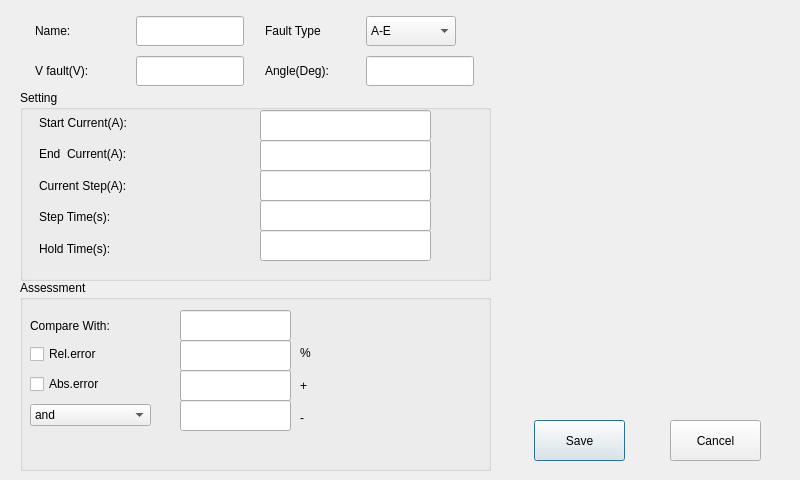
<?xml version="1.0" encoding="UTF-8"?>
<ui version="4.0">
 <class>CurPickup</class>
 <widget class="QDialog" name="CurPickup">
  <property name="geometry">
   <rect>
    <x>0</x>
    <y>0</y>
    <width>800</width>
    <height>480</height>
   </rect>
  </property>
  <property name="sizePolicy">
   <sizepolicy hsizetype="Fixed" vsizetype="Fixed">
    <horstretch>0</horstretch>
    <verstretch>0</verstretch>
   </sizepolicy>
  </property>
  <property name="minimumSize">
   <size>
    <width>80</width>
    <height>30</height>
   </size>
  </property>
  <property name="windowTitle">
   <string>Dialog</string>
  </property>
  <widget class="QPushButton" name="pushButton">
   <property name="geometry">
    <rect>
     <x>534</x>
     <y>420</y>
     <width>91</width>
     <height>41</height>
    </rect>
   </property>
   <property name="text">
    <string>Save</string>
   </property>
  </widget>
  <widget class="QPushButton" name="pushButton_2">
   <property name="geometry">
    <rect>
     <x>670</x>
     <y>420</y>
     <width>91</width>
     <height>41</height>
    </rect>
   </property>
   <property name="text">
    <string>Cancel</string>
   </property>
  </widget>
  <widget class="QGroupBox" name="groupBox">
   <property name="geometry">
    <rect>
     <x>20</x>
     <y>90</y>
     <width>471</width>
     <height>191</height>
    </rect>
   </property>
   <property name="title">
    <string>Setting</string>
   </property>
   <widget class="QLineEdit" name="lineEdit_2">
    <property name="geometry">
     <rect>
      <x>240</x>
      <y>20</y>
      <width>171</width>
      <height>31</height>
     </rect>
    </property>
   </widget>
   <widget class="QLineEdit" name="lineEdit_3">
    <property name="geometry">
     <rect>
      <x>240</x>
      <y>50</y>
      <width>171</width>
      <height>31</height>
     </rect>
    </property>
   </widget>
   <widget class="QLineEdit" name="lineEdit_6">
    <property name="geometry">
     <rect>
      <x>240</x>
      <y>140</y>
      <width>171</width>
      <height>31</height>
     </rect>
    </property>
   </widget>
   <widget class="QLineEdit" name="lineEdit_5">
    <property name="geometry">
     <rect>
      <x>240</x>
      <y>110</y>
      <width>171</width>
      <height>31</height>
     </rect>
    </property>
   </widget>
   <widget class="QLineEdit" name="lineEdit_4">
    <property name="geometry">
     <rect>
      <x>240</x>
      <y>80</y>
      <width>171</width>
      <height>31</height>
     </rect>
    </property>
   </widget>
   <widget class="QWidget" name="verticalLayoutWidget">
    <property name="geometry">
     <rect>
      <x>19</x>
      <y>20</y>
      <width>221</width>
      <height>151</height>
     </rect>
    </property>
    <layout class="QVBoxLayout" name="verticalLayout">
     <item>
      <widget class="QLabel" name="label_2">
       <property name="text">
        <string>Start Current(A):</string>
       </property>
      </widget>
     </item>
     <item>
      <widget class="QLabel" name="label_3">
       <property name="text">
        <string>End  Current(A):</string>
       </property>
      </widget>
     </item>
     <item>
      <widget class="QLabel" name="label_4">
       <property name="text">
        <string>Current Step(A):</string>
       </property>
      </widget>
     </item>
     <item>
      <widget class="QLabel" name="label_5">
       <property name="text">
        <string>Step Time(s):</string>
       </property>
      </widget>
     </item>
     <item>
      <widget class="QLabel" name="label_6">
       <property name="text">
        <string>Hold Time(s):</string>
       </property>
      </widget>
     </item>
    </layout>
   </widget>
  </widget>
  <widget class="QGroupBox" name="groupBox_2">
   <property name="geometry">
    <rect>
     <x>20</x>
     <y>280</y>
     <width>471</width>
     <height>191</height>
    </rect>
   </property>
   <property name="title">
    <string>Assessment</string>
   </property>
   <widget class="QLineEdit" name="lineEdit_7">
    <property name="geometry">
     <rect>
      <x>160</x>
      <y>30</y>
      <width>111</width>
      <height>31</height>
     </rect>
    </property>
   </widget>
   <widget class="QLineEdit" name="lineEdit_8">
    <property name="geometry">
     <rect>
      <x>160</x>
      <y>60</y>
      <width>111</width>
      <height>31</height>
     </rect>
    </property>
   </widget>
   <widget class="QLineEdit" name="lineEdit_9">
    <property name="geometry">
     <rect>
      <x>160</x>
      <y>90</y>
      <width>111</width>
      <height>31</height>
     </rect>
    </property>
   </widget>
   <widget class="QLineEdit" name="lineEdit_10">
    <property name="geometry">
     <rect>
      <x>160</x>
      <y>120</y>
      <width>111</width>
      <height>31</height>
     </rect>
    </property>
   </widget>
   <widget class="QLabel" name="label_8">
    <property name="geometry">
     <rect>
      <x>10</x>
      <y>30</y>
      <width>119</width>
      <height>31</height>
     </rect>
    </property>
    <property name="text">
     <string>Compare With:</string>
    </property>
   </widget>
   <widget class="QWidget" name="verticalLayoutWidget_3">
    <property name="geometry">
     <rect>
      <x>10</x>
      <y>60</y>
      <width>121</width>
      <height>91</height>
     </rect>
    </property>
    <layout class="QVBoxLayout" name="verticalLayout_3">
     <item>
      <widget class="QCheckBox" name="checkBox">
       <property name="text">
        <string>Rel.error</string>
       </property>
      </widget>
     </item>
     <item>
      <widget class="QCheckBox" name="checkBox_2">
       <property name="text">
        <string>Abs.error</string>
       </property>
      </widget>
     </item>
     <item>
      <widget class="QComboBox" name="comboBox_3">
       <item>
        <property name="text">
         <string>and</string>
        </property>
       </item>
       <item>
        <property name="text">
         <string>or</string>
        </property>
       </item>
      </widget>
     </item>
    </layout>
   </widget>
   <widget class="QWidget" name="verticalLayoutWidget_2">
    <property name="geometry">
     <rect>
      <x>280</x>
      <y>60</y>
      <width>41</width>
      <height>91</height>
     </rect>
    </property>
    <layout class="QVBoxLayout" name="verticalLayout_2">
     <item>
      <widget class="QLabel" name="label_9">
       <property name="text">
        <string>%</string>
       </property>
      </widget>
     </item>
     <item>
      <widget class="QLabel" name="label_10">
       <property name="text">
        <string>+</string>
       </property>
      </widget>
     </item>
     <item>
      <widget class="QLabel" name="label_11">
       <property name="text">
        <string>-</string>
       </property>
      </widget>
     </item>
    </layout>
   </widget>
  </widget>
  <widget class="QWidget" name="horizontalLayoutWidget">
   <property name="geometry">
    <rect>
     <x>20</x>
     <y>50</y>
     <width>471</width>
     <height>42</height>
    </rect>
   </property>
   <layout class="QHBoxLayout" name="horizontalLayout">
    <item>
     <widget class="QLabel" name="label_12">
      <property name="sizePolicy">
       <sizepolicy hsizetype="Fixed" vsizetype="Fixed">
        <horstretch>0</horstretch>
        <verstretch>0</verstretch>
       </sizepolicy>
      </property>
      <property name="minimumSize">
       <size>
        <width>80</width>
        <height>40</height>
       </size>
      </property>
      <property name="text">
       <string>V fault(V):</string>
      </property>
     </widget>
    </item>
    <item>
     <widget class="QLineEdit" name="lineEdit_11">
      <property name="sizePolicy">
       <sizepolicy hsizetype="Fixed" vsizetype="Fixed">
        <horstretch>0</horstretch>
        <verstretch>0</verstretch>
       </sizepolicy>
      </property>
      <property name="minimumSize">
       <size>
        <width>90</width>
        <height>30</height>
       </size>
      </property>
     </widget>
    </item>
    <item>
     <widget class="QLabel" name="label_13">
      <property name="sizePolicy">
       <sizepolicy hsizetype="Fixed" vsizetype="Fixed">
        <horstretch>0</horstretch>
        <verstretch>0</verstretch>
       </sizepolicy>
      </property>
      <property name="minimumSize">
       <size>
        <width>80</width>
        <height>30</height>
       </size>
      </property>
      <property name="text">
       <string>Angle(Deg):</string>
      </property>
     </widget>
    </item>
    <item>
     <widget class="QLineEdit" name="lineEdit_12">
      <property name="sizePolicy">
       <sizepolicy hsizetype="Fixed" vsizetype="Fixed">
        <horstretch>0</horstretch>
        <verstretch>0</verstretch>
       </sizepolicy>
      </property>
      <property name="minimumSize">
       <size>
        <width>90</width>
        <height>30</height>
       </size>
      </property>
     </widget>
    </item>
   </layout>
  </widget>
  <widget class="QWidget" name="horizontalLayoutWidget_2">
   <property name="geometry">
    <rect>
     <x>20</x>
     <y>10</y>
     <width>451</width>
     <height>42</height>
    </rect>
   </property>
   <layout class="QHBoxLayout" name="horizontalLayout_2">
    <item>
     <widget class="QLabel" name="label">
      <property name="sizePolicy">
       <sizepolicy hsizetype="Fixed" vsizetype="Fixed">
        <horstretch>0</horstretch>
        <verstretch>0</verstretch>
       </sizepolicy>
      </property>
      <property name="minimumSize">
       <size>
        <width>80</width>
        <height>30</height>
       </size>
      </property>
      <property name="text">
       <string>Name:</string>
      </property>
     </widget>
    </item>
    <item>
     <widget class="QLineEdit" name="lineEdit">
      <property name="sizePolicy">
       <sizepolicy hsizetype="Fixed" vsizetype="Fixed">
        <horstretch>0</horstretch>
        <verstretch>0</verstretch>
       </sizepolicy>
      </property>
      <property name="minimumSize">
       <size>
        <width>90</width>
        <height>30</height>
       </size>
      </property>
     </widget>
    </item>
    <item>
     <widget class="QLabel" name="label_7">
      <property name="sizePolicy">
       <sizepolicy hsizetype="Fixed" vsizetype="Fixed">
        <horstretch>0</horstretch>
        <verstretch>0</verstretch>
       </sizepolicy>
      </property>
      <property name="minimumSize">
       <size>
        <width>80</width>
        <height>30</height>
       </size>
      </property>
      <property name="text">
       <string>Fault Type</string>
      </property>
     </widget>
    </item>
    <item>
     <widget class="QComboBox" name="comboBox">
      <property name="sizePolicy">
       <sizepolicy hsizetype="Fixed" vsizetype="Fixed">
        <horstretch>0</horstretch>
        <verstretch>0</verstretch>
       </sizepolicy>
      </property>
      <property name="minimumSize">
       <size>
        <width>90</width>
        <height>30</height>
       </size>
      </property>
      <item>
       <property name="text">
        <string>A-E</string>
       </property>
      </item>
      <item>
       <property name="text">
        <string>B-E</string>
       </property>
      </item>
      <item>
       <property name="text">
        <string>C-E</string>
       </property>
      </item>
      <item>
       <property name="text">
        <string>A-B</string>
       </property>
      </item>
      <item>
       <property name="text">
        <string>B-C</string>
       </property>
      </item>
      <item>
       <property name="text">
        <string>C-A</string>
       </property>
      </item>
      <item>
       <property name="text">
        <string>A-B-C</string>
       </property>
      </item>
     </widget>
    </item>
   </layout>
  </widget>
 </widget>
 <resources/>
 <connections/>
</ui>
